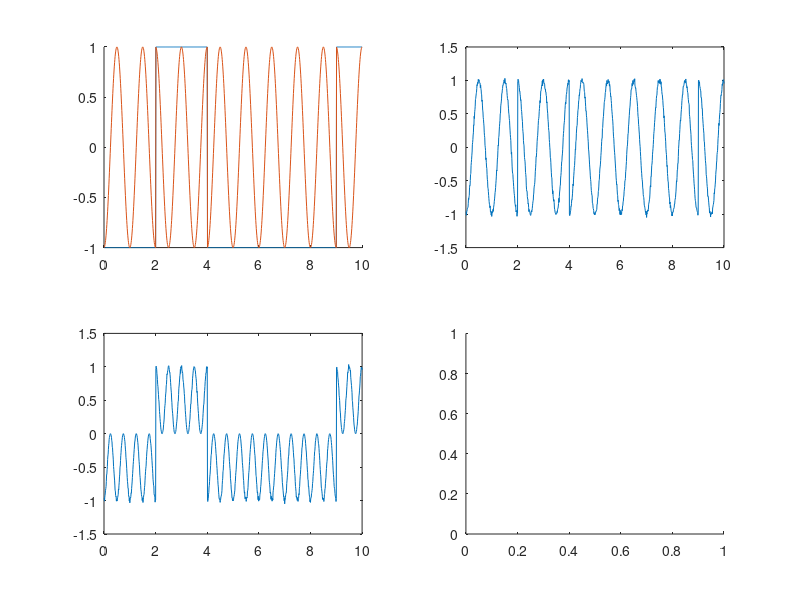

This figure's MATLAB source: (Note: this script raises an error after producing the figure.)
clear; close all; clc;


%% Problem 1
x = 1:0.01:10^0.5;
x = 20*log10(x);
x1 = x.^0.5;
x2 = (x*2).^0.5;

%loglog(x, qfunc(x1), x, qfunc(x2));
%title("BER Preformance of BASK and BPSK");
%ylabel("BER");
%xlabel("Eb/No (dB)");


%% Problem 2
L = 10;
n = 100;         % upsample amount
Eb = 1;
No = 10^-3;
Fc = 100;       % carrier frequency
Tc = 1/Fc;

t1 = Tc:Tc:Tc*n*L;
t1 = t1.';

% random message
BPSK = randi([0, 1], L, 1);
BASK = randi([0, 1], L, 1);

noise = randn([L*n 1]);

for i = 1:L
   switch(BPSK(i))
       case 0
            BPSK(i) = -1;
       case 1
    end
end

for i = 1:L
    if(BASK(i) == 1)
        BASK(i) = 2^0.5;
    end
end

% up sampling for BPSK
BPSKuS = zeros([L*n, 1]);
for i = 1:L
    switch(BPSK(i))
       case -1
           for j = 1:n
            BPSKuS(j + (i-1)*n) = -1;
           end
       case 1
           for j = 1:n
            BPSKuS(j + (i-1)*n) = 1;
           end
    end
end

% transmitter
figure(2);
subplot(2,2,1);
hold on;
plot(t1, BPSKuS);
sig1 = BPSKuS .* cos(2*pi*t1);
plot(t1, sig1);

subplot(2,2,2);
tsig1 = sig1 + sqrt(No/2) * noise;
plot(t1, tsig1);
%scatter(sig1(1:L), 1);


% Reciever
subplot(2,2,3);
rsig1 = tsig1 .* cos(2*pi*t1);  % demodulation
plot(t1, rsig1);

subplot(2,2,4);
rsig1 = lowpass(rsig1, 1, 10);
plot(t1, rsig1);
for i = 1:L
    if(sig1(i) <= 0)
        rsig1(i) = -1;
    end
    if(sig1(i) > 0)
        rsig1(i)  = 1;
    end

end
errorCount = 0;
% error
for i = 1:L
    if(BPSK(i) ~= rsig1(i))
        errorCount = errorCount + 1;
    end
end
error = errorCount/L


